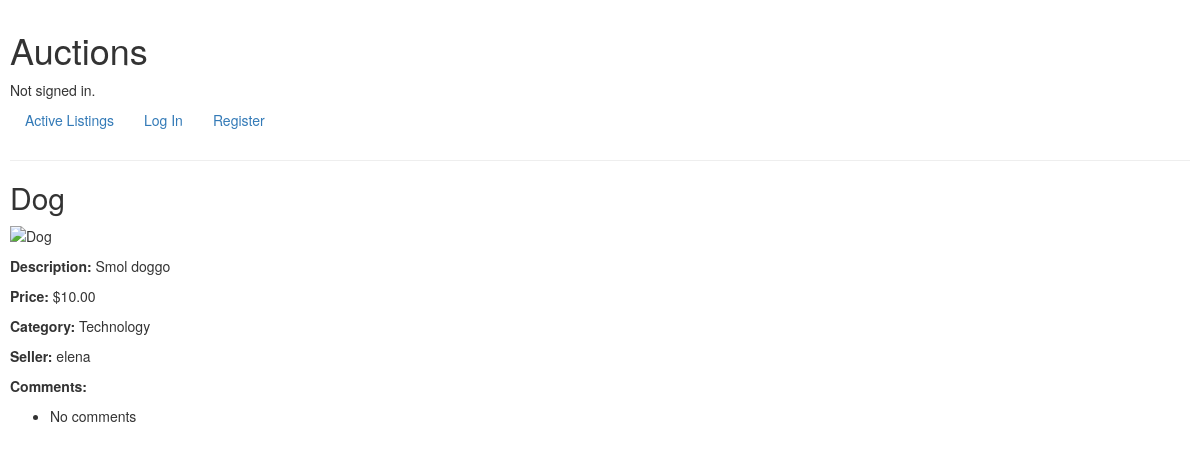
The app's page /auction/10/, older data.
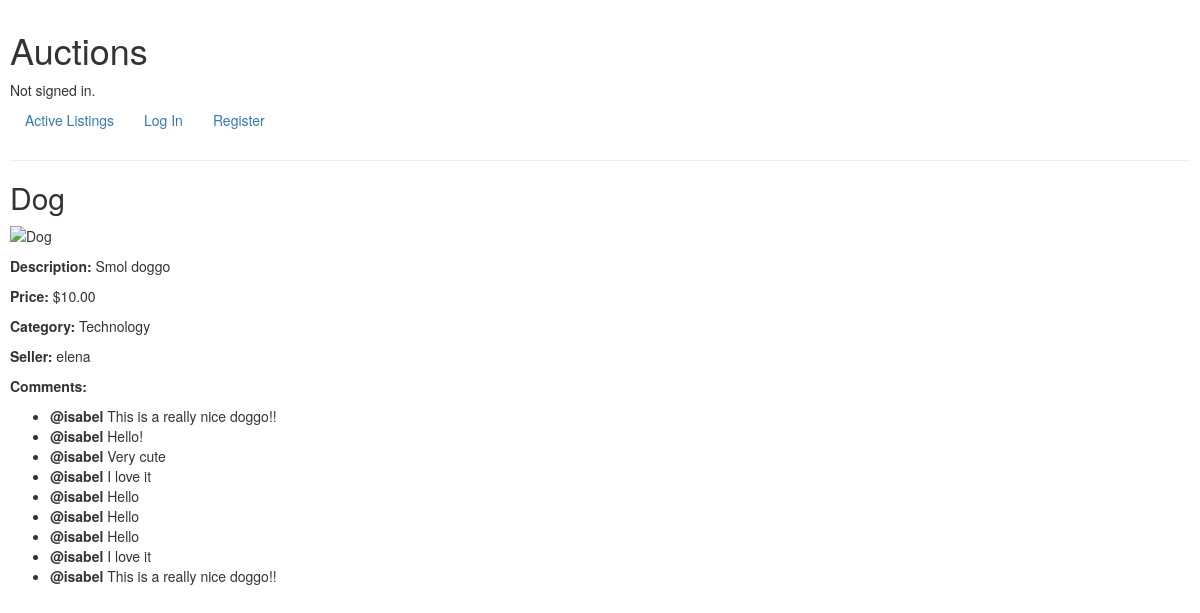
The same page, newer data.
### auctions/models.py (models this page shows, shortened)
class Auction(models.Model):
    seller = models.ForeignKey(User, on_delete=models.CASCADE)
    title = models.CharField(max_length=64)
    description = models.CharField(max_length=5000)
    image = models.CharField(max_length=20000, blank=True, null=True)
    starting_bid = models.DecimalField(decimal_places=2, max_digits=12)
    category = models.ForeignKey(Category, on_delete=models.CASCADE, null=True)

class Category(models.Model):
    name = models.CharField(max_length=60)

class User(AbstractUser):
    pass

class Comment(models.Model):
    user = models.ForeignKey(User, on_delete=models.CASCADE)
    item = models.ForeignKey(Auction, on_delete=models.CASCADE)
    comment = models.CharField(max_length=200)

### auctions/views.py (the view)
# urls.py: path('auction/<int:auction_id>/', views.auction, name='auction'),
def auction(request, auction_id):
    auction = Auction.objects.get(id=auction_id)
    comments = Comment.objects.filter(item=auction)
    is_seller = auction.seller == request.user
    in_watchlist = Watchlist.objects.filter(item=auction)
    return render(request, 'auctions/auction.html', {
        'auction': auction,
        'comments': comments,
        'is_seller': is_seller,
        'in_watchlist': in_watchlist
    })

### auctions/templates/auctions/auction.html (shortened to what this page needs)
{% extends "auctions/layout.html" %}
{% block body %}
    <h2>{{ auction.title }}</h2>
    {% if auction.image %}
        <p><img src="{{ auction.image }}" alt="{{ auction.title }}"></p>
    {% endif %}
    <p><strong>Description:</strong> {{ auction.description }}</p>
    <p><strong>Price:</strong> ${{ auction.starting_bid }}</p>
    <p><strong>Category:</strong> {{ auction.category.name }}</p>
    <p><strong>Seller:</strong> {{ auction.seller.username }}</p>
    <p><strong>Comments:</strong></p>
    <ul>
        {% for comment in comments %}
            <li><strong>@{{ comment.user.username}} </strong>{{ comment.comment }}</li>
        {% empty %}
            <li>No comments</li>
        {% endfor %}
    </ul>
{% endblock %}

### auctions/templates/auctions/layout.html (shortened to what this page needs)
{% load static %}
<!DOCTYPE html>
<html lang="en">
    <head>
        <link rel="stylesheet" href="{% static 'auctions/styles.css' %}">
        <link rel="stylesheet" href="https://stackpath.bootstrapcdn.com/bootstrap/4.4.1/css/bootstrap.min.css">
        <link rel="stylesheet" href="https://maxcdn.bootstrapcdn.com/bootstrap/3.3.7/css/bootstrap.min.css">
    </head>
    <body>
        <h1>Auctions</h1>
        <div>
            {% if user.is_authenticated %}
                Signed in as <strong>{{ user.username }}</strong>.
            {% else %}
                Not signed in.
            {% endif %}
        </div>
        <ul class="nav">
            <li class="nav-item">
                <a class="nav-link" href="{% url 'index' %}">Active Listings</a>
            </li>
            {% if user.is_authenticated %}
                <li class="nav-item">
                    <a class="nav-link" href="{% url 'categories' %}">Categories</a>
                </li>
                <li class="nav-item">
                    <a class="nav-link" href="{% url 'watchlist' %}">Watchlist</a>
                </li>
                <li class="nav-item">
                    <a class="nav-link" href="{% url 'create' %}">Create Listing</a>
                </li>
                <li class="nav-item">
                    <a class="nav-link" href="{% url 'logout' %}">Log Out</a>
                </li>
            {% else %}
                <li class="nav-item">
                    <a class="nav-link" href="{% url 'login' %}">Log In</a>
                </li>
                <li class="nav-item">
                    <a class="nav-link" href="{% url 'register' %}">Register</a>
                </li>
            {% endif %}
        </ul>
        <hr>
        {% block body %}
        {% endblock %}
    </body>
</html>

### auctions/static/auctions/styles.css (style rules this page uses)
body { padding: 10px; }

Row changes from the older to the newer data that the page shows:
added Comment: user.username "isabel", comment "This is a really nice doggo!!"
added Comment: user.username "isabel", comment "Hello!"
added Comment: user.username "isabel", comment "Very cute"
added Comment: user.username "isabel", comment "I love it"
added Comment: user.username "isabel", comment "Hello"
added Comment: user.username "isabel", comment "Hello"
added Comment: user.username "isabel", comment "Hello"
added Comment: user.username "isabel", comment "I love it"
added Comment: user.username "isabel", comment "This is a really nice doggo!!"
Text that changed along with them:
text no longer shown: "No comments"
